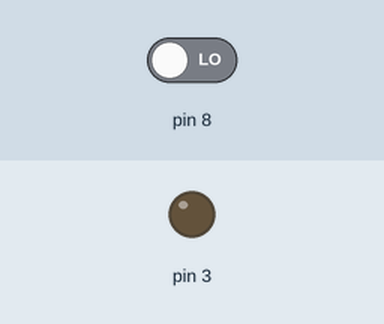
Simulated run of this sketch. Board: Arduino Uno, built with avr-gcc and run on an emulated ATmega328P. On the bench: output pins drawn as LEDs (lit = HIGH). Inputs (shaded band) come from the test bench; at power-on: pin 8 LOW.

Above: at 1.2 s.
1.3 s: pin 8 driven HIGH
At 2.5 s:
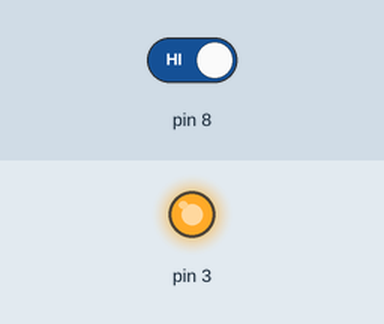
2.8 s: pin 8 driven LOW
At 3.6 s:
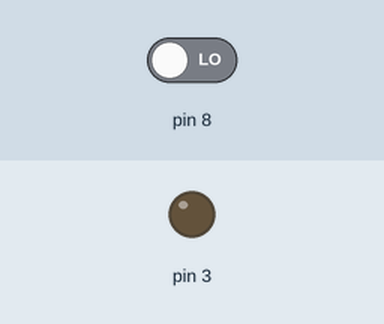
Timing chart, 0 to 5.8 s (numbered marks = the images above; inputs shaded):
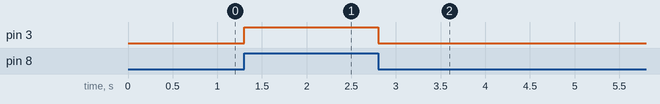

Measured:
- after the input at 1.3 s, pin 3: LOW → HIGH at once
- after the input at 2.8 s, pin 3: HIGH → LOW at once

The sketch:

digitalOutTest.ino
```cpp
void setup() {
  pinMode(3, OUTPUT);
  pinMode(8, INPUT);
}

void loop() {
  if (digitalRead(8) == HIGH)
  {
    digitalWrite(3, HIGH);
  }  else  {
    digitalWrite(3, LOW);
  }
}
```
